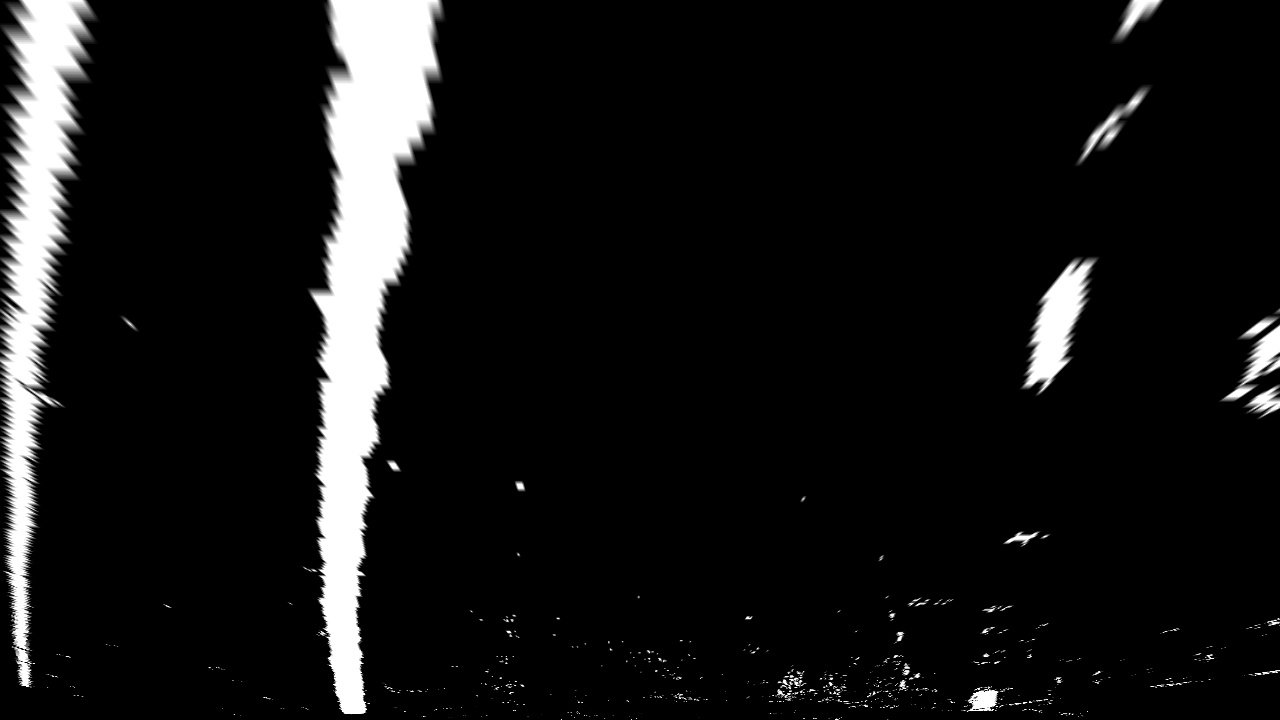
#> input picture output_images/binary_lanes/test1.jpg, 1280 x 720 px
$ jupyter execute tracker.ipynb
#> lines starting #> are read from the running program, lines starting #| are printed output that depends on the picture; after the words box and inside, x2 and y2 are one past the last pixel; in counts of white or black regions, pixels touching at a corner belong together
[cell 1]
import cv2
import numpy as np
import matplotlib.image as mpimg
import matplotlib.pyplot as plt

# Load our image - this should be a new frame since last time!
binary_warped = mpimg.imread('output_images/binary_lanes/test1.jpg')
#> binary_warped is the input picture: shape (720, 1280); min 0, max 255, mean 21.6

# Polynomial fit values from the previous frame
# Make sure to grab the actual values from the previous step in your project!
left_fit = np.array([ 2.13935315e-04, -3.77507980e-01,  4.76902175e+02])
right_fit = np.array([4.17622148e-04, -4.93848953e-01,  1.11806170e+03])

def fit_poly(img_shape, leftx, lefty, rightx, righty):
    ### TO-DO: Fit a second order polynomial to each with np.polyfit() ###
    left_fit = np.polyfit(lefty, leftx, 2)
    right_fit = np.polyfit(righty, rightx, 2)
    # Generate x and y values for plotting
    ploty = np.linspace(0, img_shape[0]-1, img_shape[0])
    ### TO-DO: Calc both polynomials using ploty, left_fit and right_fit ###
    left_fitx = left_fit[0]*ploty**2 + left_fit[1]*ploty + left_fit[2]
    right_fitx = right_fit[0]*ploty**2 + right_fit[1]*ploty + right_fit[2]

    return left_fitx, right_fitx, ploty

def search_around_poly(binary_warped):
    # HYPERPARAMETER
    # Choose the width of the margin around the previous polynomial to search
    # The quiz grader expects 100 here, but feel free to tune on your own!
    margin = 100

    # Grab activated pixels
    nonzero = binary_warped.nonzero()
    nonzeroy = np.array(nonzero[0])
    nonzerox = np.array(nonzero[1])

    ### TO-DO: Set the area of search based on activated x-values ###
    ### within the +/- margin of our polynomial function ###
    ### Hint: consider the window areas for the similarly named variables ###
    ### in the previous quiz, but change the windows to our new search area ###
    left_lane_inds = ((nonzerox > (left_fit[0]*(nonzeroy**2) + left_fit[1]*nonzeroy +
                    left_fit[2] - margin)) & (nonzerox < (left_fit[0]*(nonzeroy**2) +
                    left_fit[1]*nonzeroy + left_fit[2] + margin)))
    right_lane_inds = ((nonzerox > (right_fit[0]*(nonzeroy**2) + right_fit[1]*nonzeroy +
                    right_fit[2] - margin)) & (nonzerox < (right_fit[0]*(nonzeroy**2) +
                    right_fit[1]*nonzeroy + right_fit[2] + margin)))

    # Again, extract left and right line pixel positions
    leftx = nonzerox[left_lane_inds]
    lefty = nonzeroy[left_lane_inds]
    rightx = nonzerox[right_lane_inds]
    righty = nonzeroy[right_lane_inds]

    # Fit new polynomials
    left_fitx, right_fitx, ploty = fit_poly(binary_warped.shape, leftx, lefty, rightx, righty)

    ## Visualization ##
    # Create an image to draw on and an image to show the selection window
    out_img = np.dstack((binary_warped, binary_warped, binary_warped))*255
    window_img = np.zeros_like(out_img)
    # Color in left and right line pixels
    out_img[nonzeroy[left_lane_inds], nonzerox[left_lane_inds]] = [255, 0, 0]
    out_img[nonzeroy[right_lane_inds], nonzerox[right_lane_inds]] = [0, 0, 255]

    # Generate a polygon to illustrate the search window area
    # And recast the x and y points into usable format for cv2.fillPoly()
    left_line_window1 = np.array([np.transpose(np.vstack([left_fitx-margin, ploty]))])
    left_line_window2 = np.array([np.flipud(np.transpose(np.vstack([left_fitx+margin,
                              ploty])))])
    left_line_pts = np.hstack((left_line_window1, left_line_window2))
    right_line_window1 = np.array([np.transpose(np.vstack([right_fitx-margin, ploty]))])
    right_line_window2 = np.array([np.flipud(np.transpose(np.vstack([right_fitx+margin,
                              ploty])))])
    right_line_pts = np.hstack((right_line_window1, right_line_window2))

    # Draw the lane onto the warped blank image
    cv2.fillPoly(window_img, np.int_([left_line_pts]), (0,255, 0))
    cv2.fillPoly(window_img, np.int_([right_line_pts]), (0,255, 0))
    result = cv2.addWeighted(out_img, 1, window_img, 0.3, 0)

    # Plot the polynomial lines onto the image
    plt.plot(left_fitx, ploty, color='yellow')
    plt.plot(right_fitx, ploty, color='yellow')
    ## End visualization steps ##

    return result

# Run image through the pipeline
# Note that in your project, you'll also want to feed in the previous fits
result = search_around_poly(binary_warped)
#> in search_around_poly, `nonzero = binary_warped.nonzero()`: nonzero = 117400 positions, rows 0 to 719, columns 0 to 1279
#> in search_around_poly, `rightx = nonzerox[right_lane_inds]`: rightx = 15242 values, max 1167 at index 80, min 873 at index 9962, mean 1036.9
#> in search_around_poly, `righty = nonzeroy[right_lane_inds]`: righty = 15242 values from 0 to 719
#> in fit_poly, `left_fit = np.polyfit(lefty, leftx, 2)`: left_fit = [0.000194, -0.231, 409.3]
#> in fit_poly, `right_fit = np.polyfit(righty, rightx, 2)`: right_fit = [3.88e-05, -0.296, 1146.2]
#> in fit_poly, `left_fitx = left_fit[0]*ploty**2 + left_fit[1]*ploty + left_fit[2]`: left_fitx = 720 values, max 409.3 at index 0, min 340.5 at index 595, mean 359.7
#> in fit_poly, `right_fitx = right_fit[0]*ploty**2 + right_fit[1]*ploty + right_fit[2]`: right_fitx = 720 values, max 1146.2 at index 0, min 953.4 at index 719, mean 1046.5
#> in search_around_poly, `left_fitx, right_fitx, ploty = fit_poly(binary_warped.shape, leftx, le..`: ploty = 720 values from 0 to 719
#> in search_around_poly, `out_img[nonzeroy[right_lane_inds], nonzerox[right_lane_inds]] = [0, 0,..`:
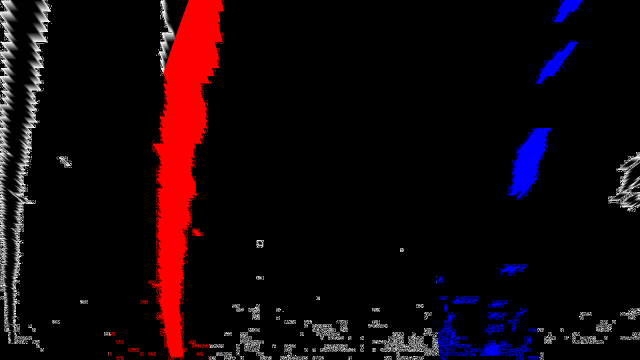
#> out_img: shape (720, 1280, 3) (shown at 1/2 size); mean of channels 0, 1, 2 20, 6.4, 10.6; drawn as R, G, B
#> in search_around_poly, `left_line_window1 = np.array([np.transpose(np.vstack([left_fitx-margin..`: left_line_window1 = 720 pairs, first value 240.5 to 309.3, second value 0 to 719
#> in search_around_poly, `left_line_window2 = np.array([np.flipud(np.transpose(np.vstack([left_f..`: left_line_window2 = 720 pairs, first value 440.5 to 509.3, second value 0 to 719
#> in search_around_poly, `left_line_pts = np.hstack((left_line_window1, left_line_window2))`: left_line_pts = 1440 pairs, first value 240.5 to 509.3, second value 0 to 719
#> in search_around_poly, `right_line_window1 = np.array([np.transpose(np.vstack([right_fitx-marg..`: right_line_window1 = 720 pairs, first value 853.4 to 1046.2, second value 0 to 719
#> in search_around_poly, `right_line_window2 = np.array([np.flipud(np.transpose(np.vstack([right..`: right_line_window2 = 720 pairs, first value 1053.4 to 1246.2, second value 0 to 719
#> in search_around_poly, `right_line_pts = np.hstack((right_line_window1, right_line_window2))`: right_line_pts = 1440 pairs, first value 853.4 to 1246.2, second value 0 to 719
#> in search_around_poly, `cv2.fillPoly(window_img, np.int_([left_line_pts]), (0,255, 0))`:
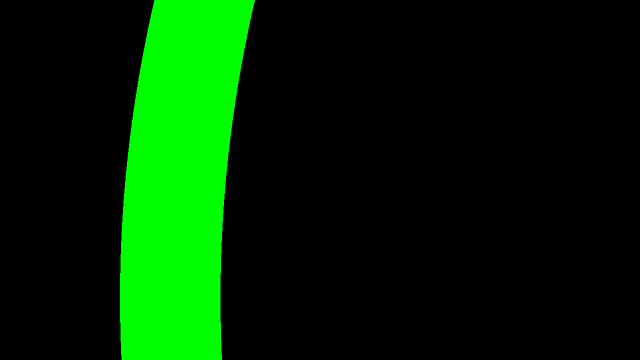
#> window_img: shape (720, 1280, 3) (shown at 1/2 size); mean of channels 0, 1, 2 0, 40, 0; drawn as R, G, B
#> in search_around_poly, `cv2.fillPoly(window_img, np.int_([right_line_pts]), (0,255, 0))`:
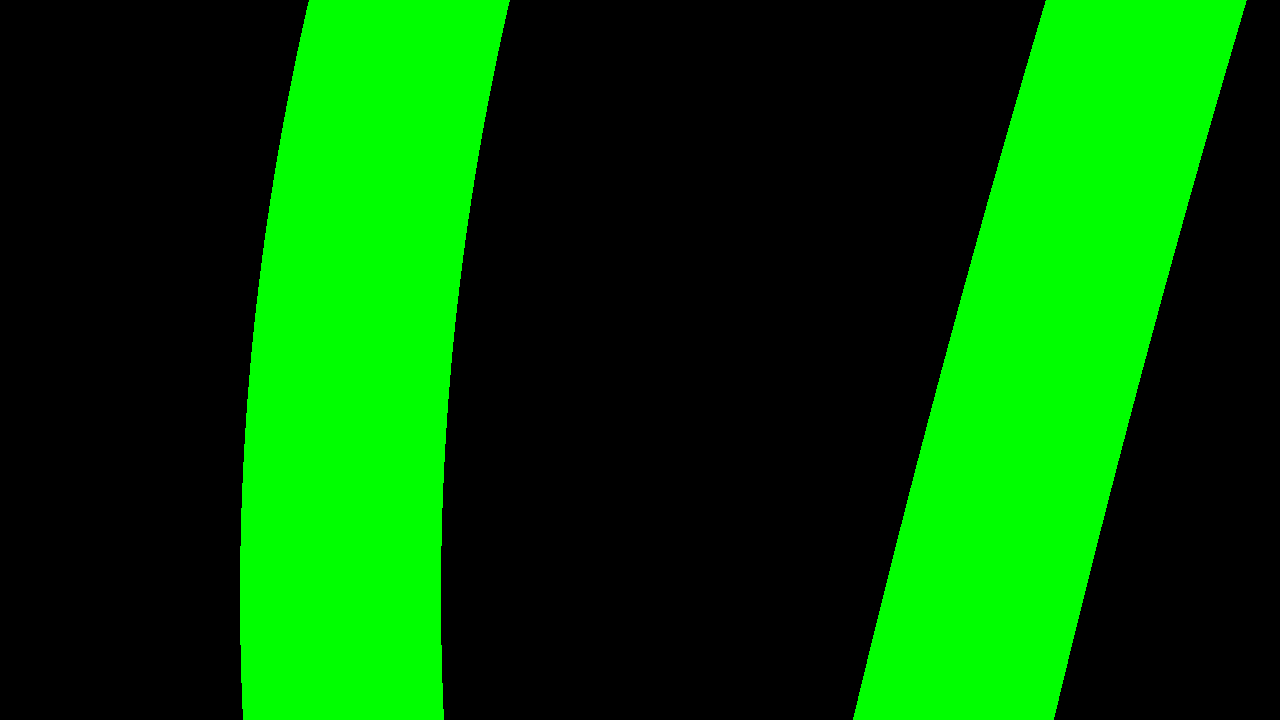
#> window_img: shape (720, 1280, 3); 15.7% of pixels changed, all inside (x1, y1, x2, y2) = (853, 0, 1247, 720); drawn as R, G, B
#> in search_around_poly, `result = cv2.addWeighted(out_img, 1, window_img, 0.3, 0)`:
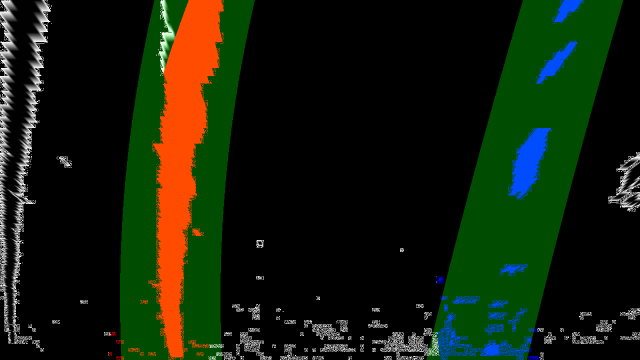
#> result: shape (720, 1280, 3) (shown at 1/2 size); mean of channels 0, 1, 2 20, 30.1, 10.6; drawn as R, G, B

# View your output
plt.imshow(result)
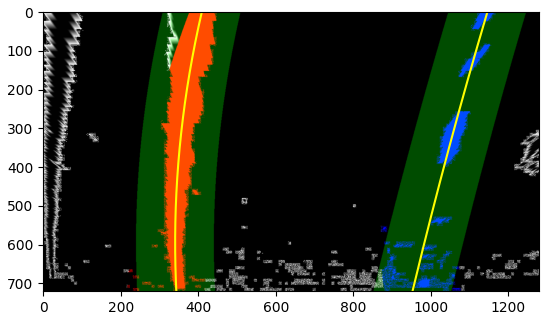
#> figure drawn by matplotlib, 1 panel

$ run again, with output_images/binary_lanes/test2.jpg copied over output_images/binary_lanes/test1.jpg
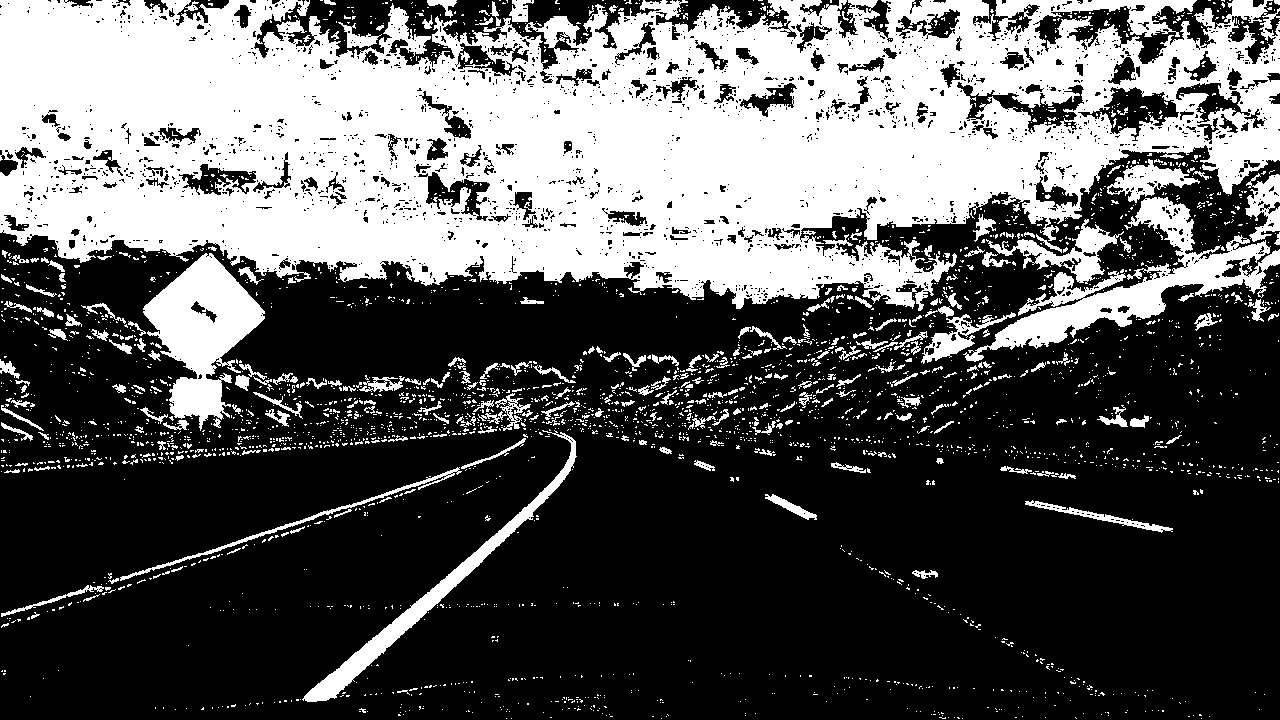
#> input picture output_images/binary_lanes/test2.jpg, 1280 x 720 px
#> binary_warped is the input picture: shape (720, 1280); min 0, max 255, mean 90.5
#> nonzero = 407333 positions, rows 0 to 719, columns 0 to 1279
#> left_fit = [0.000326, -0.416, 478.3]
#> right_fit = [0.000413, -0.483, 1113.7]
#> in fit_poly, `left_fitx = left_fit[0]*ploty**2 + left_fit[1]*ploty + left_fit[2]`: left_fitx = 720 values, max 478.3 at index 0, min 345.8 at index 638, mean 385.1
#> in fit_poly, `right_fitx = right_fit[0]*ploty**2 + right_fit[1]*ploty + right_fit[2]`: right_fitx = 720 values, max 1113.7 at index 0, min 972.7 at index 584, mean 1011.4
#> in search_around_poly, `left_fitx, right_fitx, ploty = fit_poly(binary_warped.shape, leftx, le..`: ploty = 720 values from 0 to 719
#> in search_around_poly, `out_img[nonzeroy[right_lane_inds], nonzerox[right_lane_inds]] = [0, 0,..`:
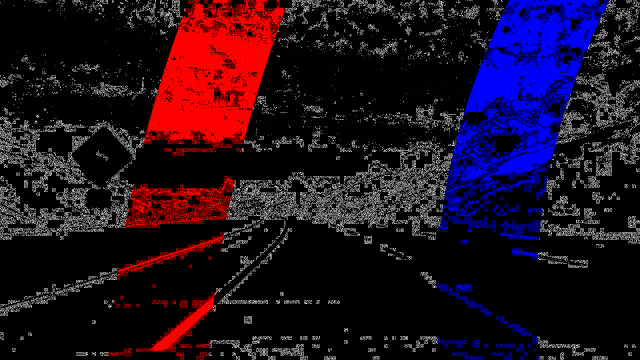
#> out_img: shape (720, 1280, 3) (shown at 1/2 size); mean of channels 0, 1, 2 31.9, 14.6, 31.1; drawn as R, G, B
#> left_line_window1 = 720 pairs, first value 245.8 to 378.3, second value 0 to 719
#> left_line_window2 = 720 pairs, first value 445.8 to 578.3, second value 0 to 719
#> left_line_pts = 1440 pairs, first value 245.8 to 578.3, second value 0 to 719
#> right_line_window1 = 720 pairs, first value 872.7 to 1013.7, second value 0 to 719
#> right_line_window2 = 720 pairs, first value 1072.7 to 1213.7, second value 0 to 719
#> right_line_pts = 1440 pairs, first value 872.7 to 1213.7, second value 0 to 719
#> `[cell 1] import cv2 import numpy as np import matplotlib.image as mpim..`:
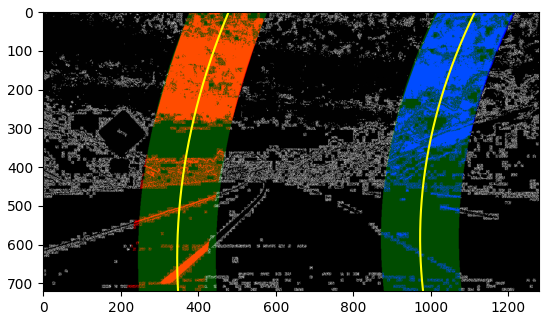
#> figure drawn by matplotlib, 1 panel

$ run again, with output_images/binary_lanes/test3.jpg copied over output_images/binary_lanes/test1.jpg
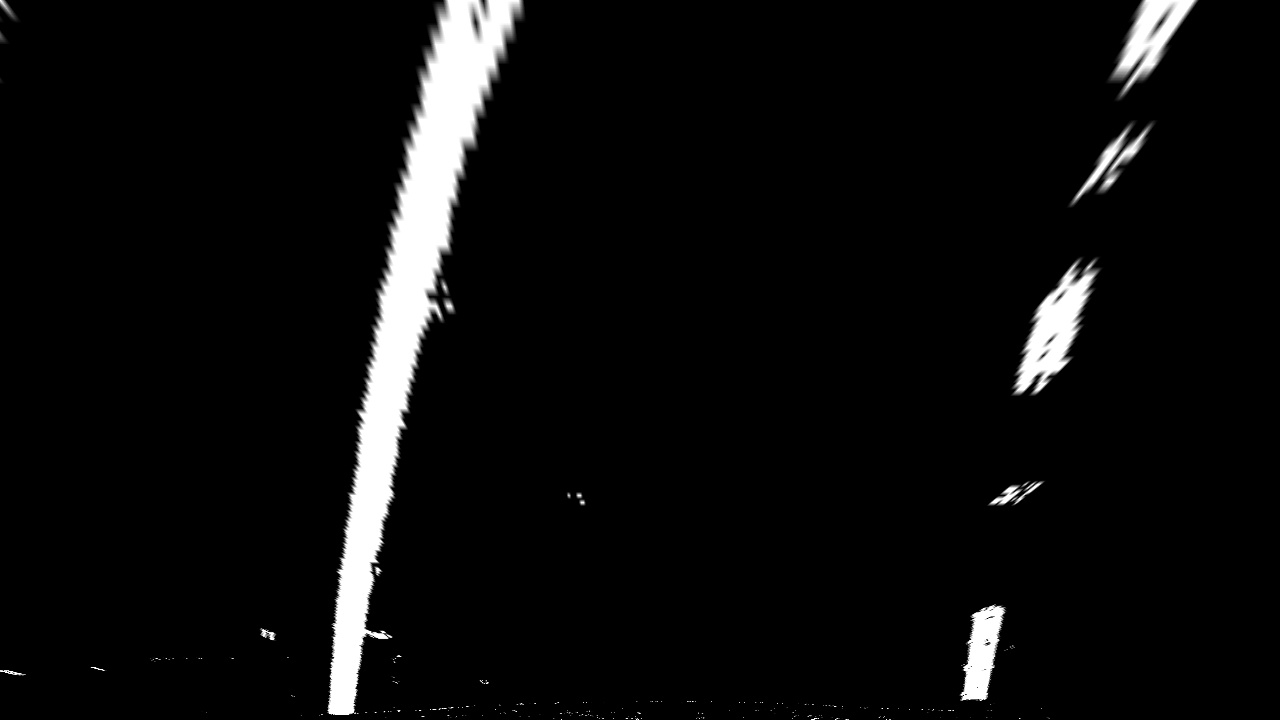
#> input picture output_images/binary_lanes/test3.jpg, 1280 x 720 px
#> binary_warped is the input picture: shape (720, 1280); min 0, max 255, mean 12.6
#> nonzero = 66470 positions, rows 0 to 719, columns 0 to 1199
#> rightx = 18875 values, max 1199 at index 59, min 879 at index 18723, mean 1068.7
#> righty = 18875 values from 0 to 719
#> left_fit = [0.000121, -0.282, 479.5]
#> right_fit = [0.000141, -0.379, 1165.1]
#> in fit_poly, `left_fitx = left_fit[0]*ploty**2 + left_fit[1]*ploty + left_fit[2]`: left_fitx = 720 values, max 479.5 at index 0, min 339.3 at index 719, mean 399
#> in fit_poly, `right_fitx = right_fit[0]*ploty**2 + right_fit[1]*ploty + right_fit[2]`: right_fitx = 720 values, max 1165.1 at index 0, min 965.8 at index 719, mean 1053.3
#> in search_around_poly, `left_fitx, right_fitx, ploty = fit_poly(binary_warped.shape, leftx, le..`: ploty = 720 values from 0 to 719
#> left_line_window1 = 720 pairs, first value 239.3 to 379.5, second value 0 to 719
#> left_line_window2 = 720 pairs, first value 439.3 to 579.5, second value 0 to 719
#> left_line_pts = 1440 pairs, first value 239.3 to 579.5, second value 0 to 719
#> right_line_window1 = 720 pairs, first value 865.8 to 1065.1, second value 0 to 719
#> right_line_window2 = 720 pairs, first value 1065.8 to 1265.1, second value 0 to 719
#> right_line_pts = 1440 pairs, first value 865.8 to 1265.1, second value 0 to 719
#> in search_around_poly, `cv2.fillPoly(window_img, np.int_([right_line_pts]), (0,255, 0))`:
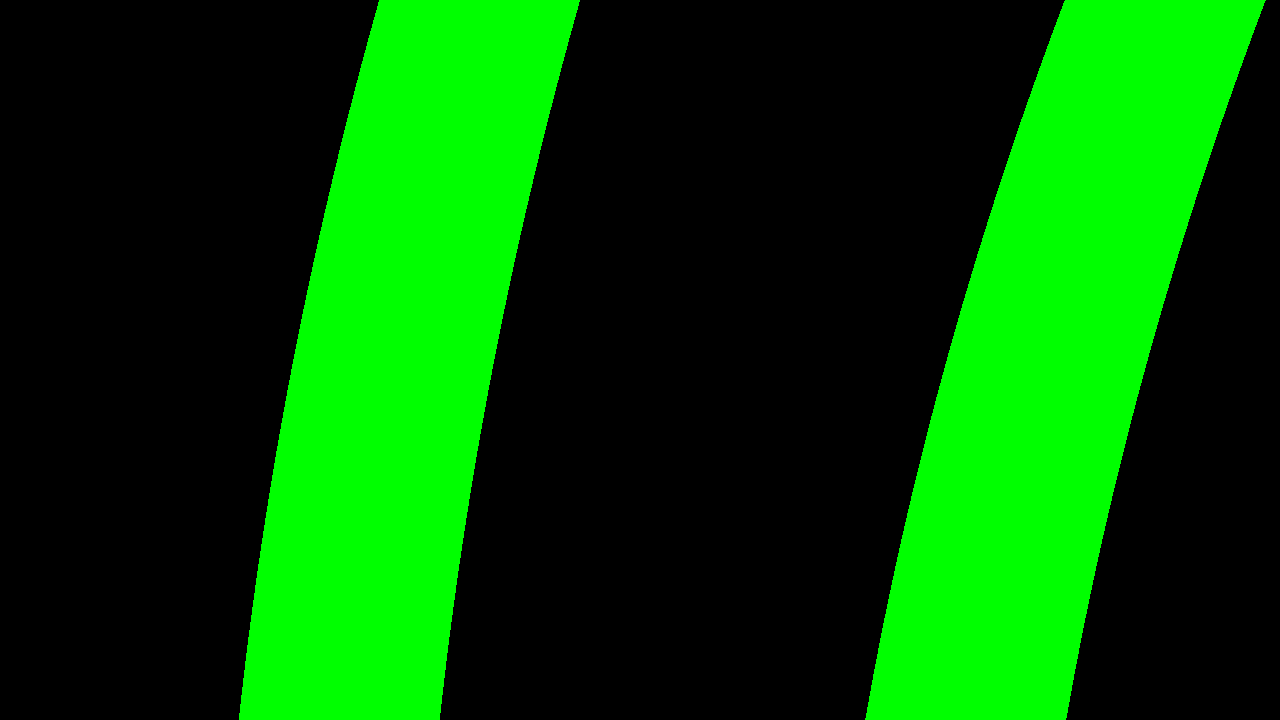
#> window_img: shape (720, 1280, 3); mean of channels 0, 1, 2 0, 80.1, 0; drawn as R, G, B
#> `[cell 1] import cv2 import numpy as np import matplotlib.image as mpim..`:
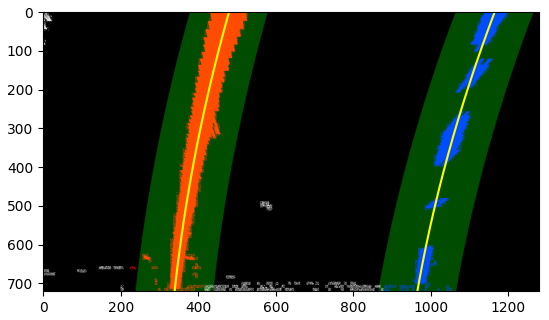
#> figure drawn by matplotlib, 1 panel
